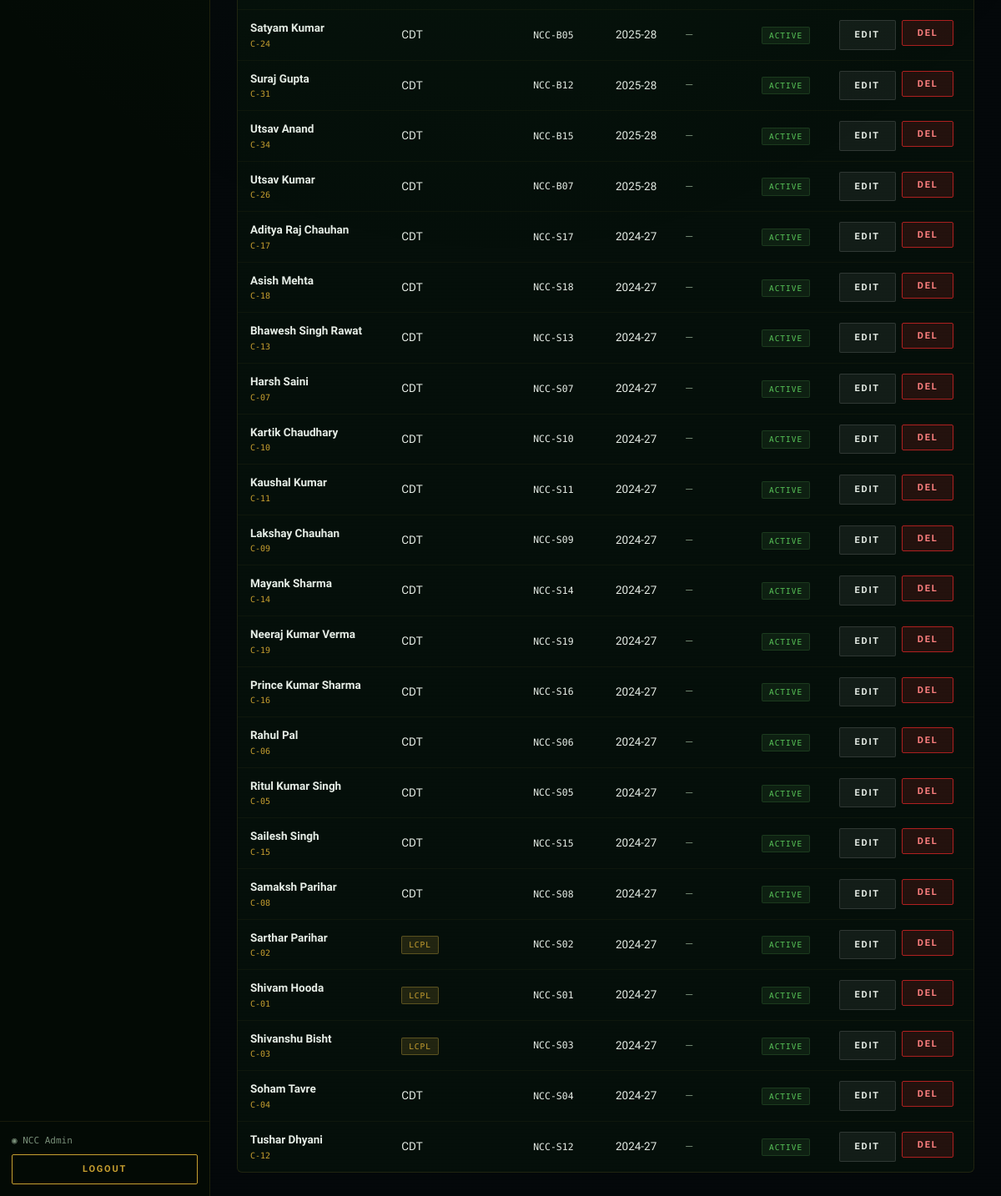
The page /command-center/cadets (signed in, lower part) on the database as committed earlier.
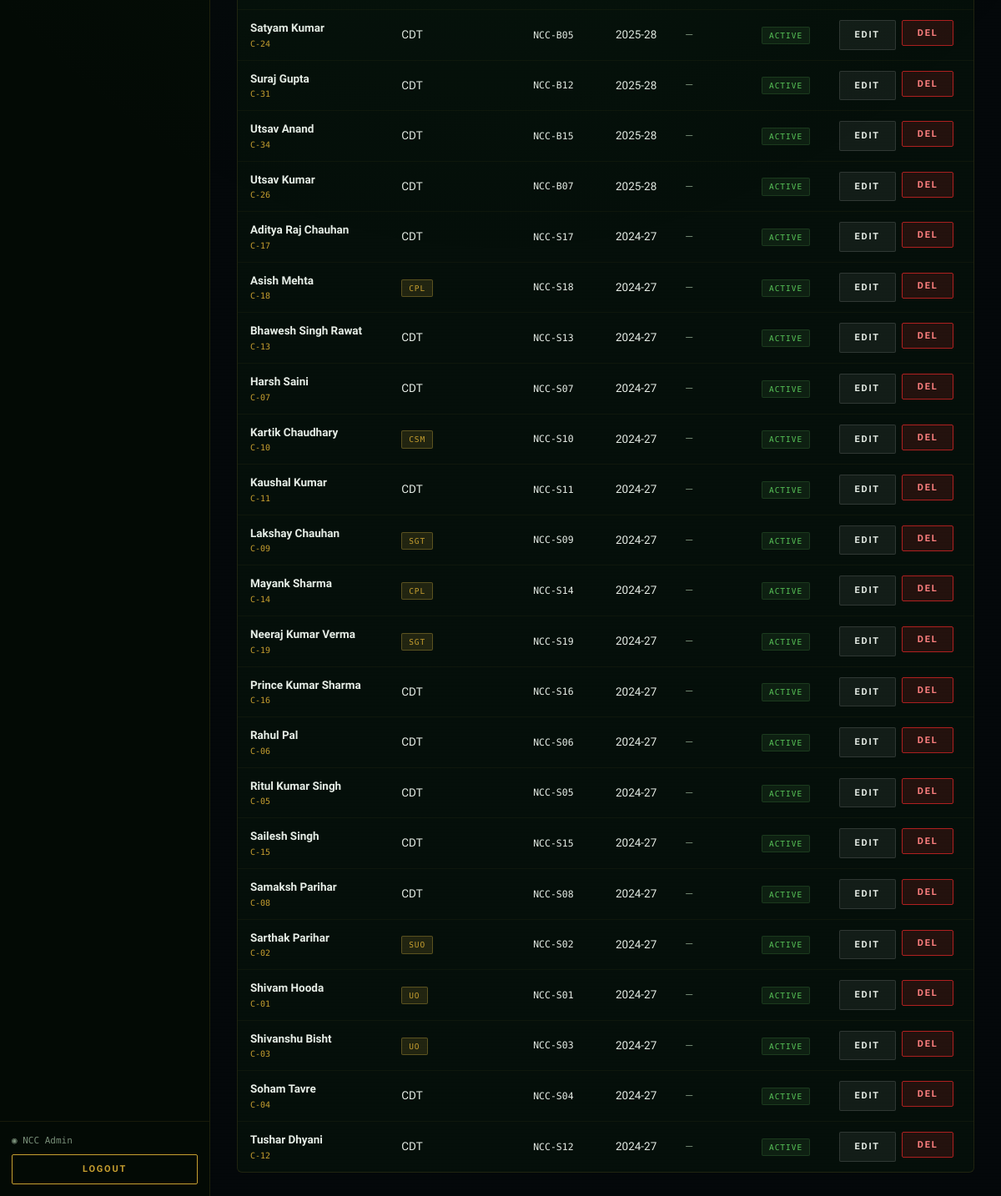
The same page on the database as committed later.
### tables this page shows
CREATE TABLE cadets (
    id              INTEGER PRIMARY KEY AUTOINCREMENT,
    name            TEXT    NOT NULL,
    rank            TEXT    NOT NULL DEFAULT 'Cadet',
    roll_number     TEXT    UNIQUE,
    batch           TEXT    NOT NULL,
    branch          TEXT,
    chest_number    TEXT,
    photo           TEXT,
    bio             TEXT,
    is_rank_holder  INTEGER DEFAULT 0,
    rank_position   TEXT,
    active          INTEGER DEFAULT 1,
    created_at      TEXT    DEFAULT (datetime('now'))
, ncc_year TEXT DEFAULT '', category TEXT DEFAULT 'Senior');

### app.py (the view)
@app.route('/command-center/cadets')
@admin_required
def admin_cadets():
    return render_template('admin/cadets.html',
        cadets=query("SELECT * FROM cadets ORDER BY category, name"))

### app.py (called while the page is built)
def get_db():
    if 'db' not in g:
        g.db = sqlite3.connect(DB_PATH)
        g.db.row_factory = sqlite3.Row
        g.db.execute("PRAGMA foreign_keys = ON")
    return g.db

def query(sql, args=(), one=False):
    cur = get_db().execute(sql, args)
    rv  = cur.fetchall()
    return (rv[0] if rv else None) if one else rv

def admin_required(f):
    @wraps(f)
    def dec(*a, **kw):
        if not session.get('admin_id'):
            return redirect(url_for('admin_login'))
        return f(*a, **kw)
    return dec

### templates/admin/cadets.html (shortened to what this page needs)
{% extends 'admin/base.html' %}
{% block content %}
<div class="adm-tw">
  <table class="adm-table">
    <tbody>
      {% for c in cadets %}
      <tr>
        <td>
          <div style="font-weight:600">{{ c['name'] }}</div>
          {% if c['chest_number'] %}<div style="font-family:var(--f-mono);font-size:10px;color:var(--gold)">{{ c['chest_number'] }}</div>{% endif %}
        </td>
        <td>
          {% if c['is_rank_holder'] and c['rank_position'] %}
          <span class="sbadge" style="background:rgba(200,168,60,.15);border:1px solid rgba(200,168,60,.35);color:var(--gold)">{{ c['rank_position'] }}</span>
          {% else %}{{ c['rank'] }}{% endif %}
        </td>
        <td style="font-family:var(--f-mono);font-size:11.5px">{{ c['roll_number'] or '—' }}</td>
        <td>{{ c['batch'] }}</td>
        <td style="font-size:12.5px;color:var(--muted)">{{ c['branch'] or '—' }}</td>
        <td><span class="sbadge {% if c['active'] %}sbadge-active{% else %}sbadge-inactive{% endif %}">{{ 'Active' if c['active'] else 'Inactive' }}</span></td>
        <td>
          <div style="display:flex;gap:7px">
            <a href="{{ url_for('admin_edit_cadet', cid=c['id']) }}" class="btn btn-ghost btn-sm">Edit</a>
            <form method="POST" action="{{ url_for('admin_delete_cadet', cid=c['id']) }}" onsubmit="return confirm('Delete {{ c['name'] }}?')">
              <button type="submit" class="btn btn-danger btn-sm">Del</button>
            </form>
          </div>
        </td>
      </tr>
      {% endfor %}
    </tbody>
  </table>
</div>
{% endblock %}

Rows that differ between the two databases and show on the page:
changed cadets "Asish Mehta": is_rank_holder 0 → 1 (drawn); rank_position (not shown) → "CPL"; rank "CDT" → (not shown)
changed cadets "Kartik Chaudhary": is_rank_holder 0 → 1 (drawn); rank_position (not shown) → "CSM"; rank "CDT" → (not shown)
changed cadets "Lakshay Chauhan": is_rank_holder 0 → 1 (drawn); rank_position (not shown) → "SGT"; rank "CDT" → (not shown)
changed cadets "Mayank Sharma": is_rank_holder 0 → 1 (drawn); rank_position (not shown) → "CPL"; rank "CDT" → (not shown)
changed cadets "Neeraj Kumar Verma": is_rank_holder 0 → 1 (drawn); rank_position (not shown) → "SGT"; rank "CDT" → (not shown)
changed cadets "NCC-S02": name "Sarthar Parihar" → "Sarthak Parihar"; rank_position "LCPL" → "SUO"
changed cadets "Shivam Hooda": rank_position "LCPL" → "UO"
changed cadets "Shivanshu Bisht": rank_position "LCPL" → "UO"
